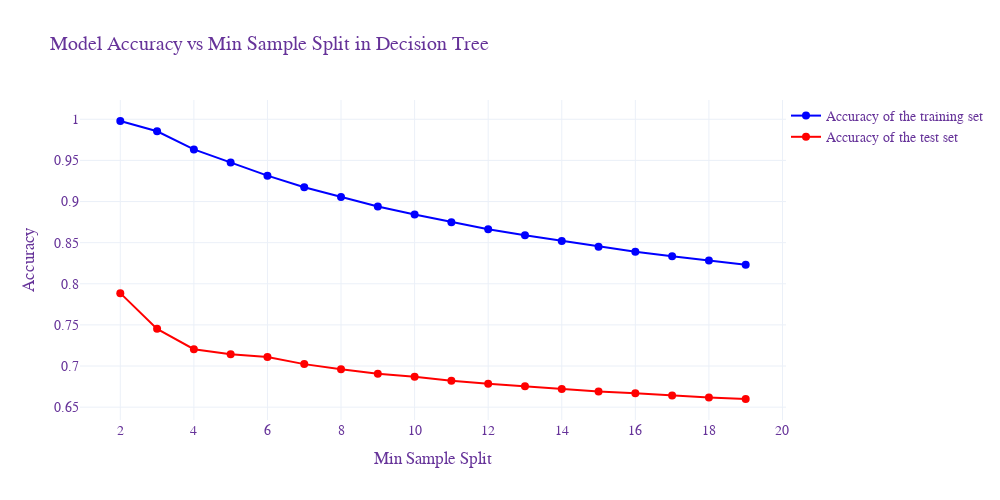

Notebook code for this chart:
### Code cell
# Create the interactive line chart
fig = go.Figure()

fig.add_trace(go.Scatter(
    x=list(min_samples),
    y=training_accuracy_samples,
    mode='lines+markers',
    name='Accuracy of the training set',
    line=dict(color='blue', width=2),
    marker=dict(size=8, symbol='circle', color='blue'),
    hovertemplate='Min Sample Split: %{x}<br>Training Accuracy: %{y:.2f}'
))

fig.add_trace(go.Scatter(
    x=list(min_samples),
    y=test_accuracy_samples,
    mode='lines+markers',
    name='Accuracy of the test set',
    line=dict(color='red', width=2),
    marker=dict(size=8, symbol='circle', color='red'),
    hovertemplate='Min Sample Split: %{x}<br>Test Accuracy: %{y:.2f}'
))

fig.update_layout(
    title='Model Accuracy vs Min Sample Split in Decision Tree',
    xaxis_title='Min Sample Split',
    yaxis_title='Accuracy',
    legend=dict(
        x=1,
        y=1,
        bgcolor='rgba(255, 255, 255, 0)',
        bordercolor='rgba(255, 255, 255, 0)'
    ),
    template='plotly_white',
    font=dict(
        family="Arial, monospace",
        size=14,
        color="RebeccaPurple"
    ),
    hovermode='x unified',
    width=1000,
    height=500
)

# Show the interactive plot
fig.show()

### Figure 1 — Plotly figure (JSON) as saved in the notebook; plotly's stock layout.template omitted (floating-point values rounded to 4 significant figures)
{"data": [{"hovertemplate": "Min Sample Split: %{x}<br>Training Accuracy: %{y:.2f}", "line": {"color": "blue", "width": 2}, "marker": {"color": "blue", "size": 8, "symbol": "circle"}, "mode": "lines+markers", "name": "Accuracy of the training set", "type": "scatter", "x": [2, 3, 4, 5, 6, 7, 8, 9, 10, 11, 12, 13, 14, 15, 16, 17, 18, 19], "y": [0.9979, 0.9854, 0.9634, 0.9475, 0.9315, 0.9174, 0.9055, 0.8939, 0.8841, 0.8749, 0.8664, 0.8589, 0.852, 0.8451, 0.839, 0.8335, 0.8283, 0.8232]}, {"hovertemplate": "Min Sample Split: %{x}<br>Test Accuracy: %{y:.2f}", "line": {"color": "red", "width": 2}, "marker": {"color": "red", "size": 8, "symbol": "circle"}, "mode": "lines+markers", "name": "Accuracy of the test set", "type": "scatter", "x": [2, 3, 4, 5, 6, 7, 8, 9, 10, 11, 12, 13, 14, 15, 16, 17, 18, 19], "y": [0.7886, 0.7452, 0.7205, 0.7144, 0.7109, 0.7023, 0.6961, 0.6906, 0.6868, 0.6821, 0.6784, 0.6755, 0.6722, 0.669, 0.667, 0.6642, 0.6618, 0.6599]}], "layout": {"font": {"color": "RebeccaPurple", "family": "Arial, monospace", "size": 14}, "height": 500, "hovermode": "x unified", "legend": {"bgcolor": "rgba(255, 255, 255, 0)", "bordercolor": "rgba(255, 255, 255, 0)", "x": 1, "y": 1}, "title": {"text": "Model Accuracy vs Min Sample Split in Decision Tree"}, "width": 1000, "xaxis": {"title": {"text": "Min Sample Split"}}, "yaxis": {"title": {"text": "Accuracy"}}}}
